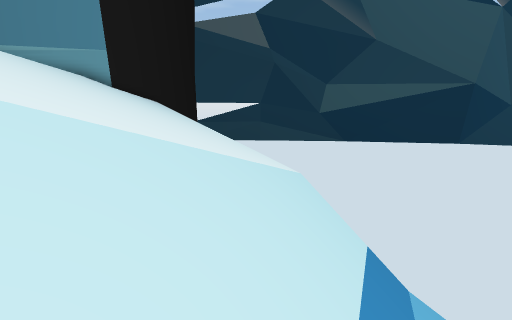
[1] (above)

16 first-person views from a walk through a 3-D level made in the Unity game engine. The camera is 1.5 m above the floor, tilts 6° down and sees 85° across. The floor is counted in squares, 1 m on a side. Each view is taken from the middle of a square. On the plan, view 1 faces up. The plan holds only what a view shows up to about 14 squares ahead; the rest is blank. The place goes on beyond the plan. The player character is not drawn. Some animated figures are not drawn.

[2]
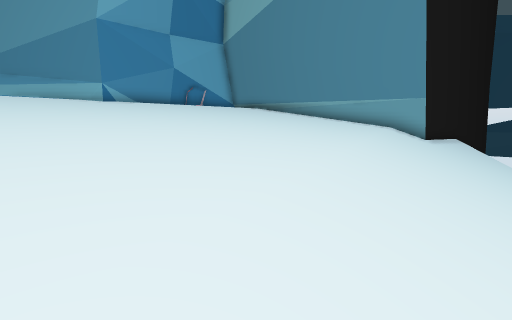

[3]
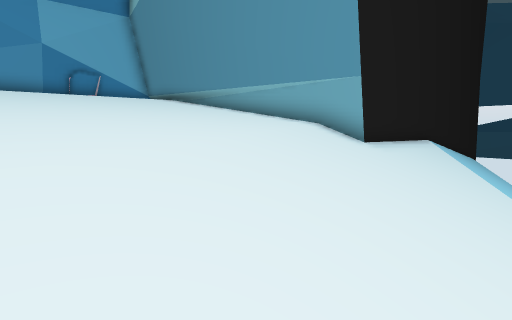

[4]
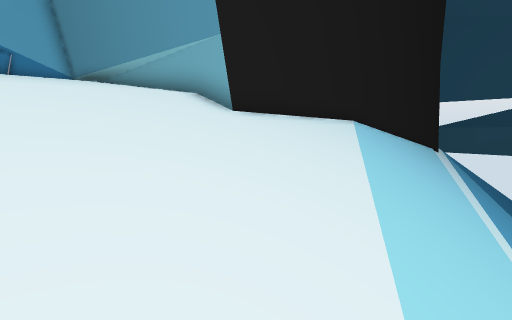

[5]
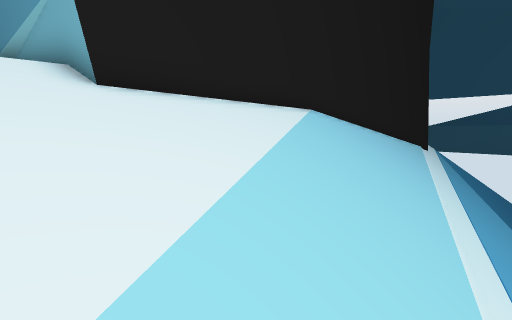

[6]
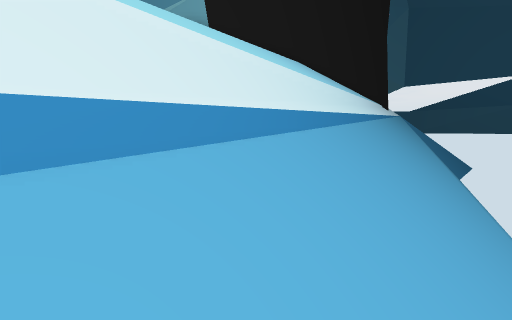

[7]
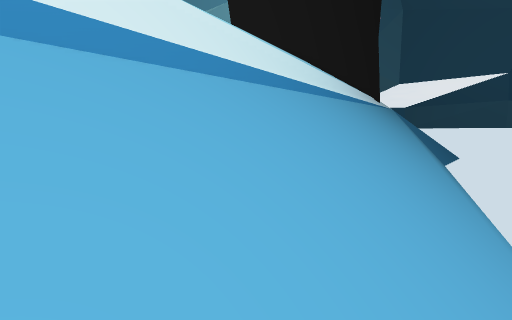

[8]
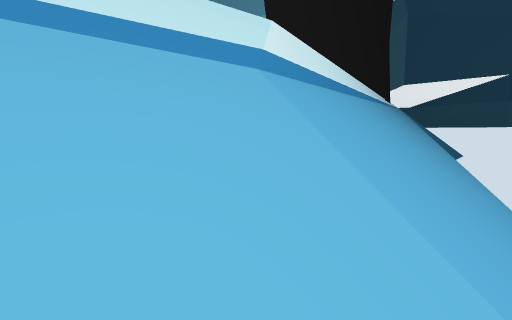

[9]
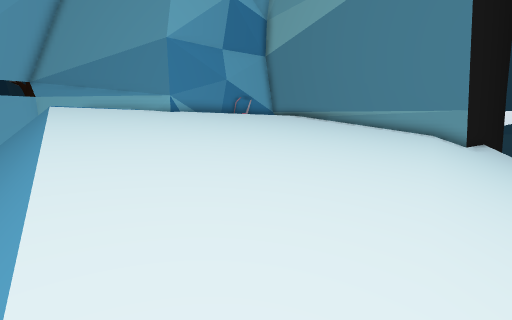

[10]
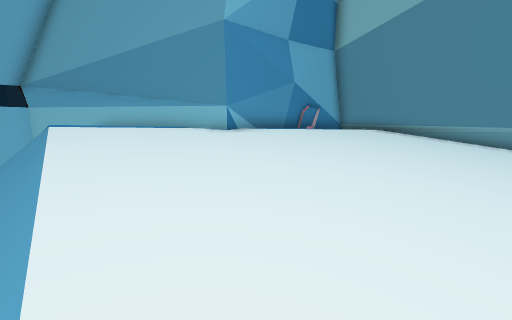

[11]
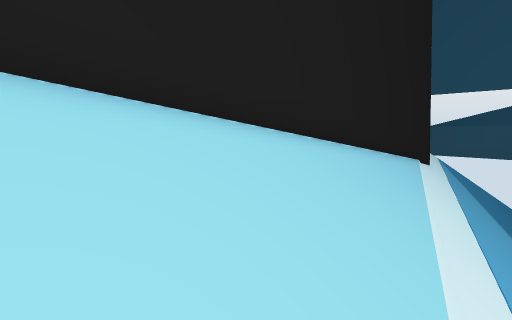

[12]
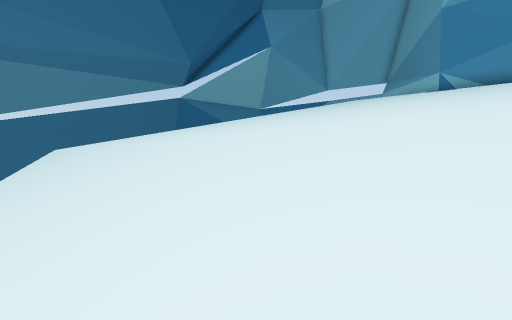

[13]
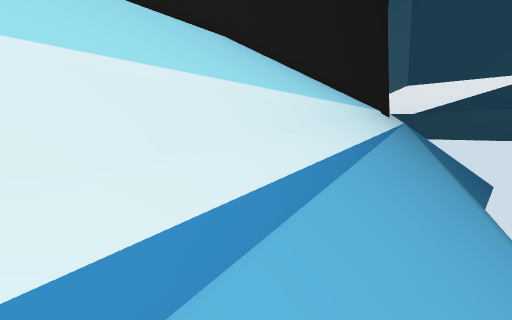

[14]
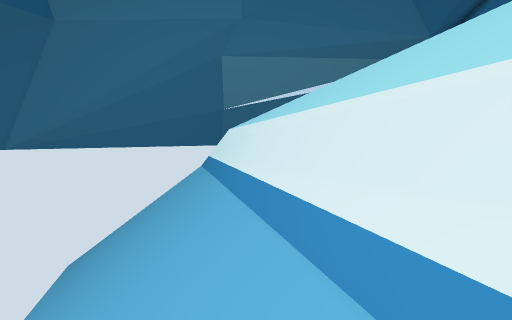

[15]
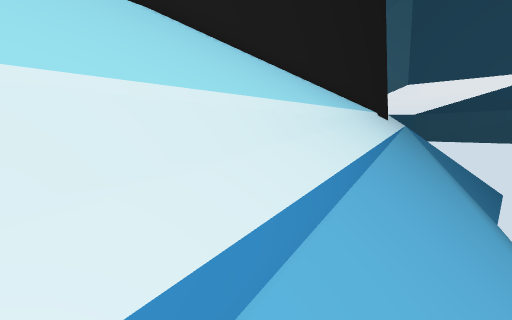

[16]
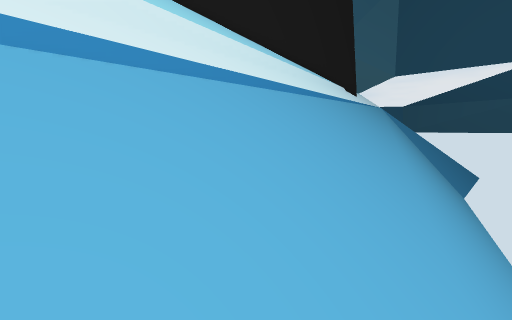

### Floor plan
Key: @ floor where view 1 was taken; # wall or solid block; . main floor; - floor 0.25 m lower than the main floor; : floor 0.5 m higher than the main floor; + floor 0.75 m higher than the main floor; _ floor 0.75 m lower than the main floor; < floor 1.25 m lower than the main floor; ( floor 1.5 m lower than the main floor; / step, stairs or slope; = window, fence, low wall or low ledge; v drop or lower ground.
Columns run from 22 left of view 1 to 7 right of it. Each row starts with its distance up from view 1.
 34                #
 33                #=/
 32                #//
 31                #///
 30                ##=/
 29                ##=//
 28                #/#//
 27                #/v=/
 26                #//=//
 25                #//#//
 24                #//#///
 23                #//v=//
 22                #//##///
 21                #///#///
 20                #///#///
 19                #///##///
 18                #////#///
 17                #////#////
 16                #////##///
 15                #////##////
 14    #############/////#////
 13    # +::....-_///////#/////
 12    # +::...--_///////##////
 11    #++::...--__///////#////
 10    #++:....-___///////#/////
  9    #+::....-___///////##////
  8    #+::...--___///////##/////
  7    #+::...--___<///////#/////
  6    #+:....-____<///////#//////
  5   ##::....-____<////////#/////
  4 ###+::...--___<<////////=/////
  3 ##++::...--___<<//////////////
  2  +++:....-____<((///////////
  1  ++::....-____<((/// ///////
  0   vv##..--___<<((///  @
 -1   __ #v####__<<((//
 -2          ###     (/

Where each view was taken, in squares from view 1:
view 1: 0 up, 0 right, facing up
view 2: 1 up, 4 left, facing up-left
view 3: 7 up, 4 left, facing up-left
view 4: 10 up, 2 left, facing up-left
view 5: 13 up, 2 left, facing up-left
view 6: 7 up, 3 right, facing up-left
view 7: 4 up, 5 right, facing up-left
view 8: 1 up, 5 right, facing up-left
view 9: 2 down, 5 left, facing up-left
view 10: 1 down, 11 left, facing up-left
view 11: 21 up, 4 left, facing up-left
view 12: 9 up, 3 left, facing down-left
view 13: 15 up, 0 right, facing up-left
view 14: 15 up, 0 right, facing down
view 15: 18 up, 1 left, facing up-left
view 16: 18 up, 1 right, facing up-left
